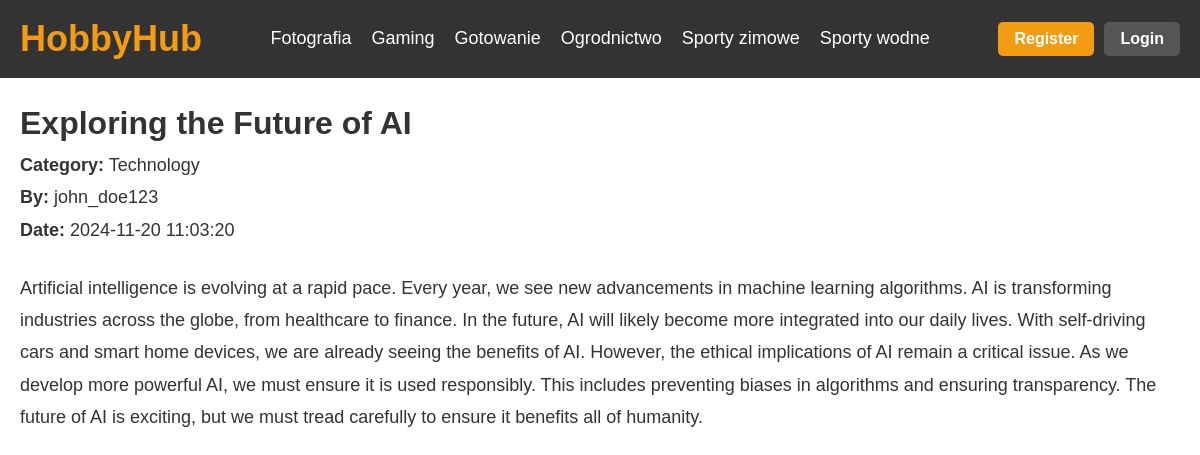
The page /post.php?id=1 on the database its author committed.
### tables this page shows
CREATE TABLE `posts` (
  `post_id` int(10) UNSIGNED NOT NULL,
  `user_id` int(10) UNSIGNED NOT NULL,
  `category_id` int(10) UNSIGNED DEFAULT NULL,
  `content` text NOT NULL,
  `created_at` timestamp NOT NULL DEFAULT CURRENT_TIMESTAMP,
  `title` varchar(255) NOT NULL,
  `is_question` tinyint(1) DEFAULT '0',
  `image` blob NOT NULL
);

CREATE TABLE `categories` (
  `category_id` int(10) UNSIGNED NOT NULL,
  `name` varchar(50) NOT NULL,
  `description` text
);

CREATE TABLE `users` (
  `user_id` int(10) UNSIGNED NOT NULL,
  `username` varchar(50) NOT NULL,
  `full_name` varchar(100) NOT NULL,
  `email` varchar(100) NOT NULL,
  `password_hash` varchar(255) NOT NULL,
  `created_at` timestamp NOT NULL DEFAULT CURRENT_TIMESTAMP,
  `bio` text,
  `image` blob
);

### post.php (the view, shortened to what this page needs)
<?php
include 'db_connection.php';
$post_id = isset($_GET['id']) ? (int) $_GET['id'] : 0;
if ($post_id > 0) {
    $sql = "SELECT p.post_id, p.title, p.created_at, p.content, u.username, c.name AS category_name
            FROM posts p
            LEFT JOIN users u ON p.user_id = u.user_id
            LEFT JOIN categories c ON p.category_id = c.category_id
            WHERE p.post_id = $post_id";
    $result = $conn->query($sql);
    if ($result->num_rows > 0) {
        $row = $result->fetch_assoc();
    } else {
        echo "<p>Post not found.</p>";
        exit;
    }
} else {
    echo "<p>Invalid post ID.</p>";
    exit;
}
?>
<!DOCTYPE html>
<html lang="en">
<head>
    <link rel="stylesheet" href="glowna.css">
</head>
<body>
  <header>
    <nav class="navbar">
      <div class="logo">
        <h1><a href="index.php" class="logo-link">HobbyHub</a></h1>
      </div>
      <ul class="nav-links">
        <li><a href="#">Fotografia</a></li>
        <li><a href="#">Gaming</a></li>
        <li><a href="#">Gotowanie</a></li>
        <li><a href="#">Ogrodnictwo</a></li>
        <li><a href="#">Sporty zimowe</a></li>
        <li><a href="#">Sporty wodne</a></li>
      </ul>
      <div class="auth-buttons">
        <button class="btn register-btn" onclick="window.location.href='register.php'">Register</button>
        <button class="btn login-btn" onclick="window.location.href='login.php'">Login</button>
      </div>
    </nav>
  </header>
  <main class="container">
    <div class="post-details">
        <h1><?php echo htmlspecialchars($row['title'], ENT_QUOTES, 'UTF-8'); ?></h1>
        <p><strong>Category:</strong> <?php echo htmlspecialchars($row['category_name'], ENT_QUOTES, 'UTF-8'); ?></p>
        <p><strong>By:</strong> <?php echo htmlspecialchars($row['username'], ENT_QUOTES, 'UTF-8'); ?></p>
        <p><strong>Date:</strong> <?php echo htmlspecialchars($row['created_at'], ENT_QUOTES, 'UTF-8'); ?></p>
        <br />
        <p><?php echo $row['content']; ?></p>
    </div>
  </main>
</body>
</html>

### glowna.css (style rules this page uses)
* { margin: 0; padding: 0; box-sizing: border-box; }
body { font-family: Arial, sans-serif; line-height: 1.6; color: #333; }
header { width: 100%; background-color: #333; color: #fff; }
.navbar { display: flex; justify-content: space-between; align-items: center; padding: 10px 20px; }
.logo-link { color: #f39c12; text-decoration: none; font-size: 36px; font-weight: bold; font-family: 'Arial', sans-serif; transition: color 0.3s ease, transform 0.3s ease; }
.nav-links { list-style: none; display: flex; gap: 20px; }
.nav-links li { position: relative; }
.nav-links a { text-decoration: none; color: #fff; font-size: 18px; transition: color 0.3s ease; }
.nav-links li::after { content: ""; position: absolute; bottom: -5px; left: 0; width: 0; height: 3px; background-color: #f39c12; transition: width 0.3s ease; }
.container { max-width: 1200px; margin: 0 auto; padding: 20px; }
.container p { font-size: 18px; line-height: 1.8; }
.auth-buttons { display: flex; gap: 10px; }
.btn { padding: 8px 16px; font-size: 16px; font-weight: bold; border: none; border-radius: 5px; cursor: pointer; transition: background-color 0.3s ease, transform 0.2s ease; }
.register-btn { background-color: #f39c12; color: #fff; }
.login-btn { background-color: #555; color: #fff; }

### rows shown on the page
posts: title "Exploring the Future of AI", category.name "Technology", user.username "john_doe123", created_at "2024-11-20 11:03:20", content "Artificial intelligence is evolving at a rapid pace. Every year, we see new advancements in machine learning algorithms. AI is transforming industries across the globe, from healthcare to finance. In the future, AI will likely become more integrated into our daily lives. With self-driving cars and smart home devices, we are already seeing the benefits of AI. However, the ethical implications of AI remain a critical issue. As we develop more powerful AI, we must ensure it is used responsibly. This includes preventing biases in algorithms and ensuring transparency. The future of AI is exciting, but we must tread carefully to ensure it benefits all of humanity."
